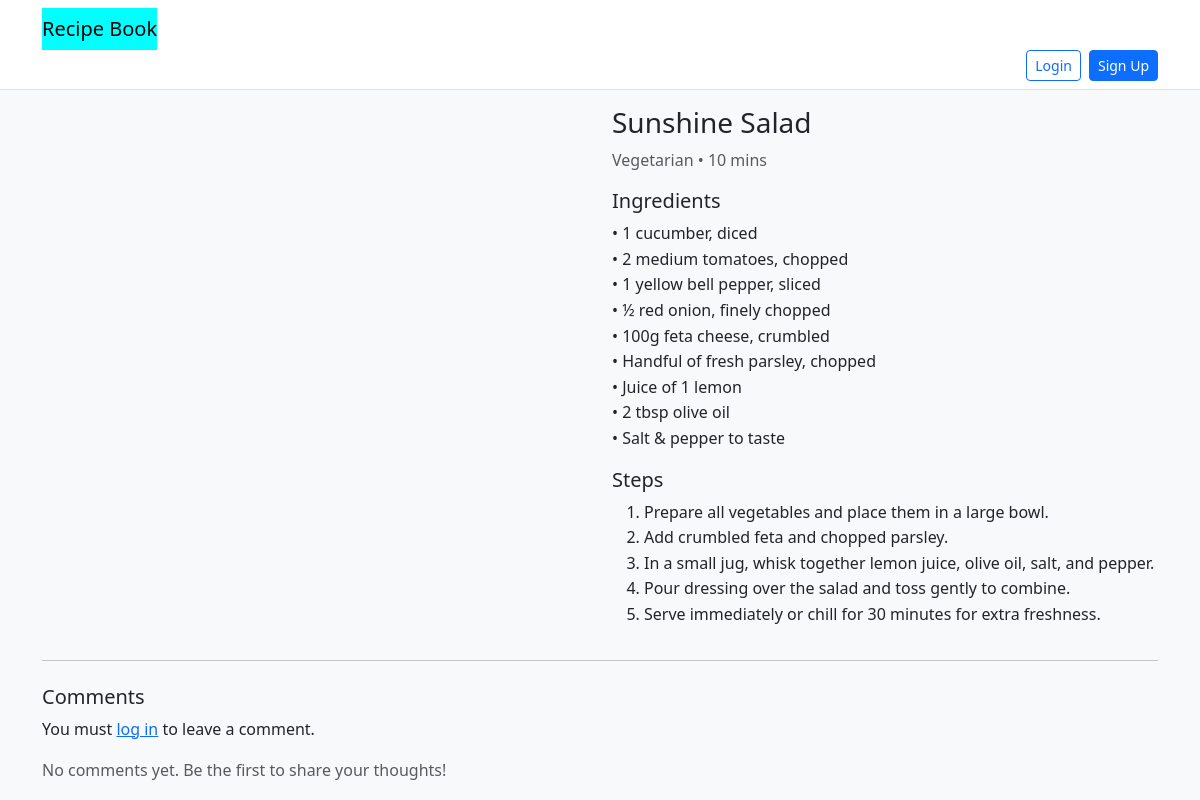
The page /recipe/4/ on the database as committed earlier.
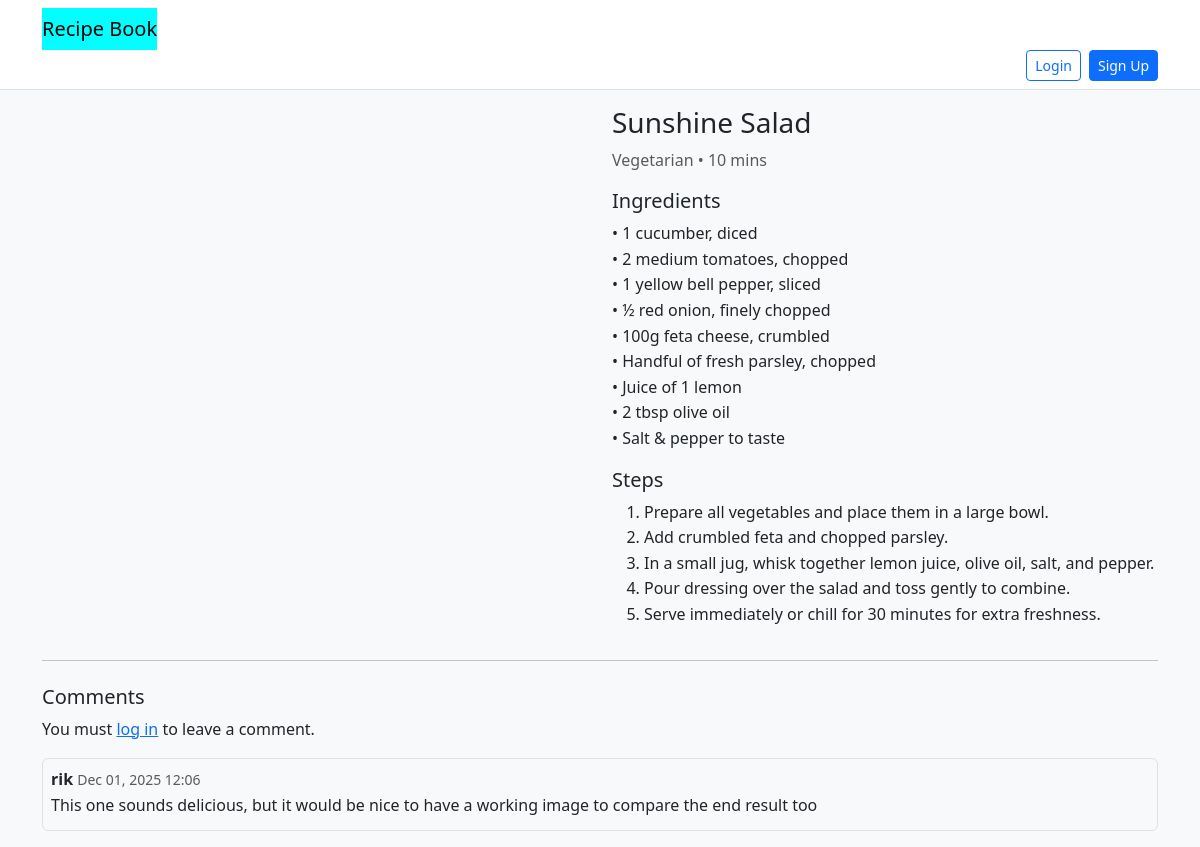
The same page on the database as committed later.
### recipes/models.py (models this page shows, shortened)
class Recipe(models.Model):
    CATEGORY_CHOICES = [
        ('mains', 'Mains'),
        ('desserts', 'Desserts'),
        ('vegan', 'Vegan'),
        ('vegetarian', 'Vegetarian'),
        ('snacks', 'Snacks'),
        ('drinks', 'Drinks'),
    ]
    title = models.CharField(max_length=200)
    description = models.TextField(blank=True)
    ingredients = models.TextField(help_text='One per line')
    steps = models.TextField(help_text='One step per line')
    image = models.ImageField(upload_to='recipes/', blank=True, null=True)
    category = models.CharField(max_length=20, choices=CATEGORY_CHOICES)
    cook_time_minutes = models.PositiveIntegerField(blank=True, null=True)
    created_at = models.DateTimeField(auto_now_add=True)
    updated_at = models.DateTimeField(auto_now=True)
    owner = models.ForeignKey(User, on_delete=models.CASCADE, related_name="recipes")
    class Meta:
        ordering = ['-created_at']

class Comment(models.Model):
    recipe = models.ForeignKey(
        Recipe,
        on_delete=models.CASCADE,
        related_name="comments"
    )
    author = models.ForeignKey(
        User,
        on_delete=models.CASCADE,
        related_name="comments"
    )
    text = models.TextField()
    created_at = models.DateTimeField(auto_now_add=True)
    class Meta:
        ordering = ['-created_at']

### recipes/views.py (the view, shortened to what this page needs)
# urls.py: path('recipe/<int:pk>/', views.RecipeDetailView.as_view(), name='recipe_detail'),
class RecipeDetailView(DetailView):
    model = Recipe
    template_name = 'recipes/recipe_detail.html'
    context_object_name = 'recipe'
    def get_context_data(self, **kwargs):
        context = super().get_context_data(**kwargs)
        recipe = self.get_object()
        context['comments'] = recipe.comments.all()
        context['form'] = CommentForm()
        return context

### recipes/templates/recipes/recipe_detail.html (shortened to what this page needs)
{% extends 'recipes/base.html' %}
{% block content %}
<article class="row">
    <div class="col-12 col-lg-6 mb-3">
    </div>
    <div class="col-12 col-lg-6">
        <h1 class="h3">{{ recipe.title }}</h1>
        <p class="text-muted">{{ recipe.get_category_display }}{% if recipe.cook_time_minutes %} • {{ recipe.cook_time_minutes }} mins{% endif %}</p>
        <h2 class="h5 mt-3">Ingredients</h2>
        <ul class="list-unstyled">
            {% for line in recipe.ingredients.splitlines %}
            <li>• {{ line }}</li>
            {% endfor %}
        </ul>
        <h2 class="h5 mt-3">Steps</h2>
        <ol>
            {% for step in recipe.steps.splitlines %}
            <li>{{ step }}</li>
            {% endfor %}
        </ol>
    </div>
</article>
<hr>
<h2 class="h5 mt-4">Comments</h2>
{% if user.is_authenticated %}
  <form method="post" class="mb-3">
    {% csrf_token %}
    {{ form.as_p }}
    <button type="submit" class="btn btn-primary btn-sm">Add Comment</button>
  </form>
{% else %}
  <p>You must <a href="{% url 'login' %}?next={{ request.path }}">log in</a> to leave a comment.</p>
{% endif %}
{% for comment in comments %}
  <div class="comment mb-3 p-2 border rounded">
    <strong>{{ comment.author.username }}</strong>
    <small class="text-muted">{{ comment.created_at|date:"M d, Y H:i" }}</small>
    <p class="mb-1">{{ comment.text }}</p>
  </div>
{% empty %}
  <p class="text-muted">No comments yet. Be the first to share your thoughts!</p>
{% endfor %}
{% endblock %}

### recipes/templates/recipes/base.html (shortened to what this page needs)
{% load static %}
<!DOCTYPE html>
<html lang="en">
    <head>
        <link
            href="https://cdn.jsdelivr.net/npm/bootstrap@5.3.2/dist/css/bootstrap.min.css"
            rel="stylesheet"
        />
        <link rel="stylesheet" href="{% static 'recipes/styles.css' %}" />
    </head>
    <body class="bg-light">
        <nav class="navbar navbar-light bg-white border-bottom mb-3">
            <div class="container">
                <a class="navbar-brand" href="{% url 'recipe_list' %}">Recipe Book</a>
            </div>
            <div class="container d-flex justify-content-end gap-2">
                {% if user.is_authenticated %}
                    <a href="{% url 'recipe_create' %}" class="btn btn-success btn-sm">
                        Add Recipe
                    </a>
                    <form action="{% url 'logout' %}" method="post" style="display:inline;">
                        {% csrf_token %}
                        <button type="submit" class="btn btn-outline-secondary btn-sm">
                            Logout
                        </button>
                    </form>
                {% else %}
                    <a href="{% url 'login' %}" class="btn btn-outline-primary btn-sm">
                        Login
                    </a>
                    <a href="{% url 'signup' %}" class="btn btn-primary btn-sm">
                        Sign Up
                    </a>
                {% endif %}
            </div>
        </nav>
        <main class="container">{% block content %}{% endblock %}</main>
    </body>
</html>

### recipes/static/recipes/styles.css (style rules this page uses)
body { line-height: 1.6; }
.navbar-brand { background-color: aqua; }

Rows that differ between the two databases and show on the page:
added Comment: author.username "rik", created_at "Dec 01, 2025 12:06", text "This one sounds delicious, but it would be nice to have a working image to compare the end result too"
Other text that changed with them:
text no longer shown: "No comments yet. Be the first to share your thoughts!"
